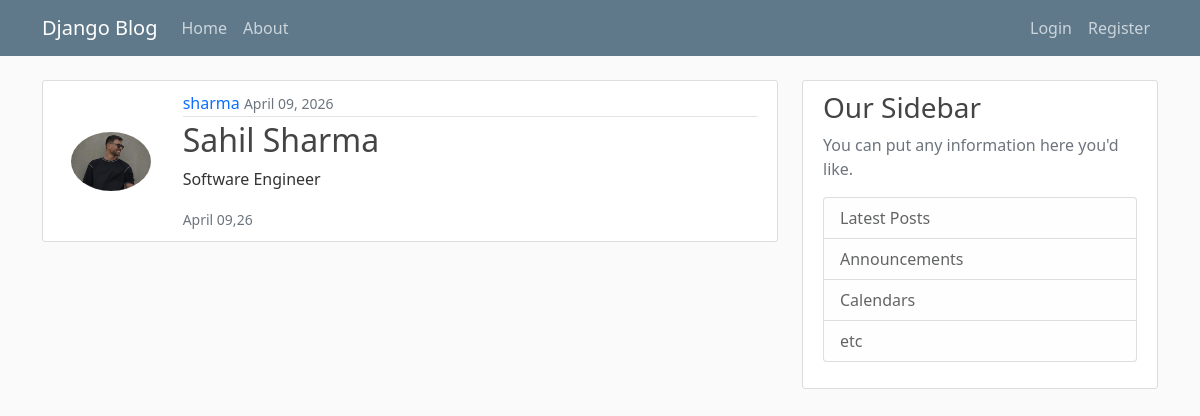
/post/1, run on the app's committed database.
### app1/models.py (models this page shows)
class Post(models.Model):
    title = models.CharField(max_length=100)
    content = models.TextField()
    date_posted =models.DateTimeField(default = timezone.now)
    author = models.ForeignKey(User,on_delete=models.CASCADE)

### users/models.py (models this page shows, shortened)
class Profile(models.Model):
    user = models.OneToOneField(User, on_delete=models.CASCADE)
    image = models.ImageField(default='default.jpg', upload_to='profile_pics')

### app1/views.py (the view)
# urls.py: path('post/<int:pk>',PostDetailView.as_view(),name='post-detail'),
class PostDetailView(DetailView):
    model = Post
    context_object_name = 'post'
    template_name = 'app1/post_detail.html'

### app1/templates/app1/post_detail.html (shortened to what this page needs)
{% extends 'app1/base.html' %} {% block content %}
<article class="media content-section">
  <div class="row">
    <div class="col-md-2 d-flex align-items-center justify-content-center">
      <img
        class="col-md-10 rounded-circle"
        src="{{ object.author.profile.image.url }}"
      />
    </div>
    <div class="media-body col-md-10">
      <div class="article-metadata">
        <a
          class="mr-2 text-decoration-none"
          href="{% url 'user-posts' post.author.username %}"
          >{{ object.author }}</a
        >
        <small class="text-muted">{{ object.date_posted|date:"F d, Y" }}</small>
      </div>
      <h2>
        <a
          class="article-title text-decoration-none"
          href=""
          >{{ object.title }}</a
        >
      </h2>
      <p class="article-content">{{ post.content }}</p>
      <small class="text-muted">{{object.date_posted|date:"F d,y"}}</small>
    </div>
  </div>
</article>
 {% endblock content%}

### app1/static/app1/main.css (style rules this page uses)
body { background: #fafafa; color: #333333; margin-top: 5rem; }
h1, h2, h3, h4, h5, h6 { color: #444444; }
.content-section { background: #ffffff; padding: 10px 20px; border: 1px solid #dddddd; border-radius: 3px; margin-bottom: 20px; }
.article-title { color: #444444; }
.article-content { white-space: pre-line; }
.article-metadata { padding-bottom: 1px; margin-bottom: 4px; border-bottom: 1px solid #e3e3e3 }

### data on the page
Post: author.profile.image (picture), author "sharma", date_posted "April 09, 2026", title "Sahil Sharma", content "Software Engineer", date_posted "April 09,26"
